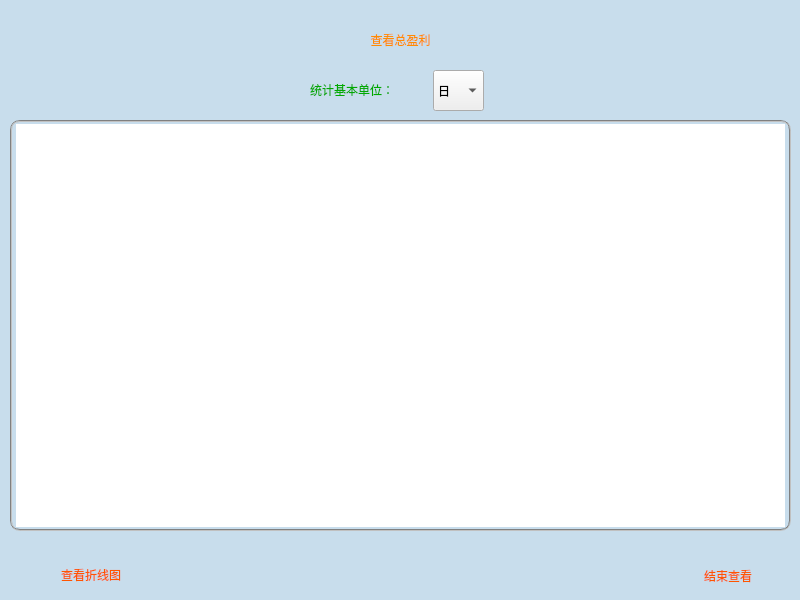
<?xml version="1.0" encoding="UTF-8"?>
<ui version="4.0">
 <class>ViewAllOfEarn</class>
 <widget class="QMainWindow" name="ViewAllOfEarn">
  <property name="geometry">
   <rect>
    <x>0</x>
    <y>0</y>
    <width>800</width>
    <height>600</height>
   </rect>
  </property>
  <property name="windowTitle">
   <string>MainWindow</string>
  </property>
  <widget class="QWidget" name="centralwidget">
   <widget class="QLabel" name="label_3">
    <property name="geometry">
     <rect>
      <x>10</x>
      <y>0</y>
      <width>781</width>
      <height>80</height>
     </rect>
    </property>
    <property name="styleSheet">
     <string notr="true">font: 30pt &quot;方正粗圆简体&quot;;
color: rgb(255, 140, 0);</string>
    </property>
    <property name="text">
     <string>查看总盈利</string>
    </property>
    <property name="alignment">
     <set>Qt::AlignCenter</set>
    </property>
   </widget>
   <widget class="QLabel" name="label_24">
    <property name="geometry">
     <rect>
      <x>30</x>
      <y>560</y>
      <width>91</width>
      <height>30</height>
     </rect>
    </property>
    <property name="styleSheet">
     <string notr="true">font:9pt &quot;方正粗圆简体&quot;;
color: rgb(255, 85, 0);</string>
    </property>
    <property name="text">
     <string>查看折线图</string>
    </property>
    <property name="alignment">
     <set>Qt::AlignRight|Qt::AlignTrailing|Qt::AlignVCenter</set>
    </property>
   </widget>
   <widget class="QTableView" name="tableView">
    <property name="geometry">
     <rect>
      <x>10</x>
      <y>120</y>
      <width>781</width>
      <height>411</height>
     </rect>
    </property>
    <property name="styleSheet">
     <string notr="true">font: 10pt &quot;雅痞-简&quot;;border:2px groove gray;border-radius:10px;padding:2px 4px</string>
    </property>
   </widget>
   <widget class="QLabel" name="label">
    <property name="geometry">
     <rect>
      <x>0</x>
      <y>0</y>
      <width>800</width>
      <height>600</height>
     </rect>
    </property>
    <property name="styleSheet">
     <string notr="true">
background-color: rgba(154, 200, 233, 115);</string>
    </property>
    <property name="text">
     <string/>
    </property>
   </widget>
   <widget class="QPushButton" name="pushButton_2">
    <property name="geometry">
     <rect>
      <x>750</x>
      <y>560</y>
      <width>30</width>
      <height>30</height>
     </rect>
    </property>
    <property name="styleSheet">
     <string notr="true">background-color: rgb(154, 200, 233,115);
background-image: url(:/res/res/ICO2/close.png);</string>
    </property>
    <property name="text">
     <string/>
    </property>
    <property name="flat">
     <bool>true</bool>
    </property>
   </widget>
   <widget class="QPushButton" name="pushButton_3">
    <property name="geometry">
     <rect>
      <x>119</x>
      <y>559</y>
      <width>30</width>
      <height>30</height>
     </rect>
    </property>
    <property name="styleSheet">
     <string notr="true">background-color: rgb(154, 200, 233,115);
background-image: url(:/res/res/ICO2/Activity.png);</string>
    </property>
    <property name="text">
     <string/>
    </property>
    <property name="flat">
     <bool>true</bool>
    </property>
   </widget>
   <widget class="QLabel" name="label_23">
    <property name="geometry">
     <rect>
      <x>661</x>
      <y>561</y>
      <width>91</width>
      <height>30</height>
     </rect>
    </property>
    <property name="styleSheet">
     <string notr="true">font:9pt &quot;方正粗圆简体&quot;;
color: rgb(255, 85, 0);</string>
    </property>
    <property name="text">
     <string>结束查看</string>
    </property>
    <property name="alignment">
     <set>Qt::AlignRight|Qt::AlignTrailing|Qt::AlignVCenter</set>
    </property>
   </widget>
   <widget class="QComboBox" name="comboBox">
    <property name="geometry">
     <rect>
      <x>433</x>
      <y>70</y>
      <width>51</width>
      <height>41</height>
     </rect>
    </property>
    <property name="styleSheet">
     <string notr="true">font: 11pt &quot;方正粗圆简体&quot;;</string>
    </property>
    <item>
     <property name="text">
      <string>日</string>
     </property>
    </item>
    <item>
     <property name="text">
      <string>月</string>
     </property>
    </item>
    <item>
     <property name="text">
      <string>季</string>
     </property>
    </item>
    <item>
     <property name="text">
      <string>年</string>
     </property>
    </item>
   </widget>
   <widget class="QLabel" name="label_2">
    <property name="geometry">
     <rect>
      <x>310</x>
      <y>74</y>
      <width>121</width>
      <height>31</height>
     </rect>
    </property>
    <property name="styleSheet">
     <string notr="true">font: 11pt &quot;方正粗圆简体&quot;;
color: rgb(0, 170, 0);</string>
    </property>
    <property name="text">
     <string>统计基本单位：</string>
    </property>
    <property name="alignment">
     <set>Qt::AlignLeading|Qt::AlignLeft|Qt::AlignVCenter</set>
    </property>
   </widget>
   <zorder>label</zorder>
   <zorder>label_3</zorder>
   <zorder>label_24</zorder>
   <zorder>tableView</zorder>
   <zorder>pushButton_2</zorder>
   <zorder>pushButton_3</zorder>
   <zorder>label_23</zorder>
   <zorder>comboBox</zorder>
   <zorder>label_2</zorder>
  </widget>
  <widget class="QMenuBar" name="menubar">
   <property name="geometry">
    <rect>
     <x>0</x>
     <y>0</y>
     <width>800</width>
     <height>23</height>
    </rect>
   </property>
  </widget>
 </widget>
 <resources/>
 <connections/>
</ui>
